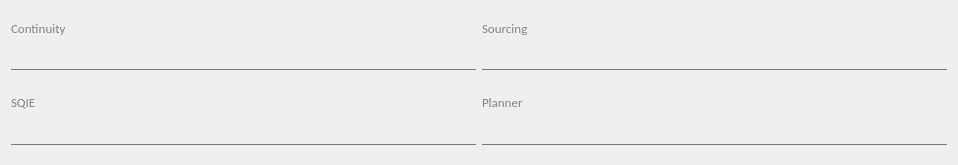
                 <widget class="QWidget" name="scrollAreaWidgetContents_2">
                  <property name="geometry">
                   <rect>
                    <x>0</x>
                    <y>0</y>
                    <width>958</width>
                    <height>165</height>
                   </rect>
                  </property>
                  <layout class="QGridLayout" name="gridLayout_38">
                   <item row="0" column="0">
                    <widget class="QWidget" name="widget_29" native="true">
                     <property name="minimumSize">
                      <size>
                       <width>0</width>
                       <height>0</height>
                      </size>
                     </property>
                     <layout class="QVBoxLayout" name="verticalLayout_25">
                      <property name="leftMargin">
                       <number>0</number>
                      </property>
                      <property name="rightMargin">
                       <number>0</number>
                      </property>
                      <item>
                       <widget class="QLabel" name="label_29">
                        <property name="minimumSize">
                         <size>
                          <width>0</width>
                          <height>15</height>
                         </size>
                        </property>
                        <property name="maximumSize">
                         <size>
                          <width>16777215</width>
                          <height>17</height>
                         </size>
                        </property>
                        <property name="font">
                         <font>
                          <family>Calibri</family>
                          <pointsize>10</pointsize>
                         </font>
                        </property>
                        <property name="styleSheet">
                         <string notr="true">background-color:transparent;
color:rgb(130,130,130)</string>
                        </property>
                        <property name="text">
                         <string>Continuity</string>
                        </property>
                       </widget>
                      </item>
                      <item>
                       <widget class="QComboBox" name="continuity_update">
                        <property name="minimumSize">
                         <size>
                          <width>0</width>
                          <height>0</height>
                         </size>
                        </property>
                        <property name="maximumSize">
                         <size>
                          <width>16777215</width>
                          <height>30</height>
                         </size>
                        </property>
                        <property name="font">
                         <font>
                          <family>Calibri</family>
                          <pointsize>14</pointsize>
                          <weight>75</weight>
                          <bold>true</bold>
                         </font>
                        </property>
                        <property name="styleSheet">
                         <string notr="true">QComboBox {
    border: none;
    border-bottom: 1px solid rgb(90, 54, 247);
    border-radius: 0;
    background-color: transparent;
}

QComboBox:disabled, QComboBox:!focus {
    border-bottom: 1px solid rgb(120, 120, 120);
}

QComboBox::down-arrow {
    image: none;
}

QComboBox::drop-down {
    width: 0;
}</string>
                        </property>
                       </widget>
                      </item>
                     </layout>
                    </widget>
                   </item>
                   <item row="1" column="0" rowspan="2">
                    <widget class="QWidget" name="widget_27" native="true">
                     <property name="minimumSize">
                      <size>
                       <width>0</width>
                       <height>0</height>
                      </size>
                     </property>
                     <layout class="QVBoxLayout" name="verticalLayout_26">
                      <property name="leftMargin">
                       <number>0</number>
                      </property>
                      <property name="rightMargin">
                       <number>0</number>
                      </property>
                      <item>
                       <widget class="QLabel" name="label_30">
                        <property name="minimumSize">
                         <size>
                          <width>0</width>
                          <height>15</height>
                         </size>
                        </property>
                        <property name="maximumSize">
                         <size>
                          <width>16777215</width>
                          <height>17</height>
                         </size>
                        </property>
                        <property name="font">
                         <font>
                          <family>Calibri</family>
                          <pointsize>10</pointsize>
                         </font>
                        </property>
                        <property name="styleSheet">
                         <string notr="true">background-color:transparent;
color:rgb(130,130,130)</string>
                        </property>
                        <property name="text">
                         <string>SQIE</string>
                        </property>
                       </widget>
                      </item>
                      <item>
                       <widget class="QComboBox" name="sqie_update">
                        <property name="minimumSize">
                         <size>
                          <width>0</width>
                          <height>0</height>
                         </size>
                        </property>
                        <property name="maximumSize">
                         <size>
                          <width>16777215</width>
                          <height>30</height>
                         </size>
                        </property>
                        <property name="font">
                         <font>
                          <family>Calibri</family>
                          <pointsize>14</pointsize>
                          <weight>75</weight>
                          <bold>true</bold>
                         </font>
                        </property>
                        <property name="styleSheet">
                         <string notr="true">QComboBox {
    border: none;
    border-bottom: 1px solid rgb(90, 54, 247);
    border-radius: 0;
    background-color: transparent;
}

QComboBox:disabled, QComboBox:!focus {
    border-bottom: 1px solid rgb(120, 120, 120);
}

QComboBox::down-arrow {
    image: none;
}

QComboBox::drop-down {
    width: 0;
}</string>
                        </property>
                       </widget>
                      </item>
                     </layout>
                    </widget>
                   </item>
                   <item row="0" column="1">
                    <widget class="QWidget" name="widget_28" native="true">
                     <property name="minimumSize">
                      <size>
                       <width>0</width>
                       <height>0</height>
                      </size>
                     </property>
                     <layout class="QVBoxLayout" name="verticalLayout_23">
                      <property name="leftMargin">
                       <number>0</number>
                      </property>
                      <property name="rightMargin">
                       <number>0</number>
                      </property>
                      <item>
                       <widget class="QLabel" name="label_31">
                        <property name="minimumSize">
                         <size>
                          <width>0</width>
                          <height>15</height>
                         </size>
                        </property>
                        <property name="maximumSize">
                         <size>
                          <width>16777215</width>
                          <height>17</height>
                         </size>
                        </property>
                        <property name="font">
                         <font>
                          <family>Calibri</family>
                          <pointsize>10</pointsize>
                         </font>
                        </property>
                        <property name="styleSheet">
                         <string notr="true">background-color:transparent;
color:rgb(130,130,130)</string>
                        </property>
                        <property name="text">
                         <string>Sourcing</string>
                        </property>
                       </widget>
                      </item>
                      <item>
                       <widget class="QComboBox" name="sourcing_update">
                        <property name="minimumSize">
                         <size>
                          <width>0</width>
                          <height>0</height>
                         </size>
                        </property>
                        <property name="maximumSize">
                         <size>
                          <width>16777215</width>
                          <height>30</height>
                         </size>
                        </property>
                        <property name="font">
                         <font>
                          <family>Calibri</family>
                          <pointsize>14</pointsize>
                          <weight>75</weight>
                          <bold>true</bold>
                         </font>
                        </property>
                        <property name="styleSheet">
                         <string notr="true">QComboBox {
    border: none;
    border-bottom: 1px solid rgb(90, 54, 247);
    border-radius: 0;
    background-color: transparent;
}

QComboBox:disabled, QComboBox:!focus {
    border-bottom: 1px solid rgb(120, 120, 120);
}

QComboBox::down-arrow {
    image: none;
}

QComboBox::drop-down {
    width: 0;
}</string>
                        </property>
                       </widget>
                      </item>
                     </layout>
                    </widget>
                   </item>
                   <item row="1" column="1" rowspan="2">
                    <widget class="QWidget" name="widget_23" native="true">
                     <property name="minimumSize">
                      <size>
                       <width>0</width>
                       <height>0</height>
                      </size>
                     </property>
                     <layout class="QVBoxLayout" name="verticalLayout_28">
                      <property name="leftMargin">
                       <number>0</number>
                      </property>
                      <property name="rightMargin">
                       <number>0</number>
                      </property>
                      <item>
                       <widget class="QLabel" name="label_71">
                        <property name="maximumSize">
                         <size>
                          <width>16777215</width>
                          <height>17</height>
                         </size>
                        </property>
                        <property name="font">
                         <font>
                          <family>Calibri</family>
                          <pointsize>10</pointsize>
                         </font>
                        </property>
                        <property name="styleSheet">
                         <string notr="true">background-color:transparent;
color:rgb(130,130,130)</string>
                        </property>
                        <property name="text">
                         <string>Planner</string>
                        </property>
                       </widget>
                      </item>
                      <item>
                       <widget class="QComboBox" name="planner_update">
                        <property name="minimumSize">
                         <size>
                          <width>0</width>
                          <height>0</height>
                         </size>
                        </property>
                        <property name="maximumSize">
                         <size>
                          <width>16777215</width>
                          <height>30</height>
                         </size>
                        </property>
                        <property name="font">
                         <font>
                          <family>Calibri</family>
                          <pointsize>14</pointsize>
                          <weight>75</weight>
                          <bold>true</bold>
                         </font>
                        </property>
                        <property name="styleSheet">
                         <string notr="true">QComboBox {
    border: none;
    border-bottom: 1px solid rgb(90, 54, 247);
    border-radius: 0;
    background-color: transparent;
}

QComboBox:disabled, QComboBox:!focus {
    border-bottom: 1px solid rgb(120, 120, 120);
}

QComboBox::down-arrow {
    image: none;
}

QComboBox::drop-down {
    width: 0;
}</string>
                        </property>
                       </widget>
                      </item>
                     </layout>
                    </widget>
                   </item>
                  </layout>
                 </widget>
